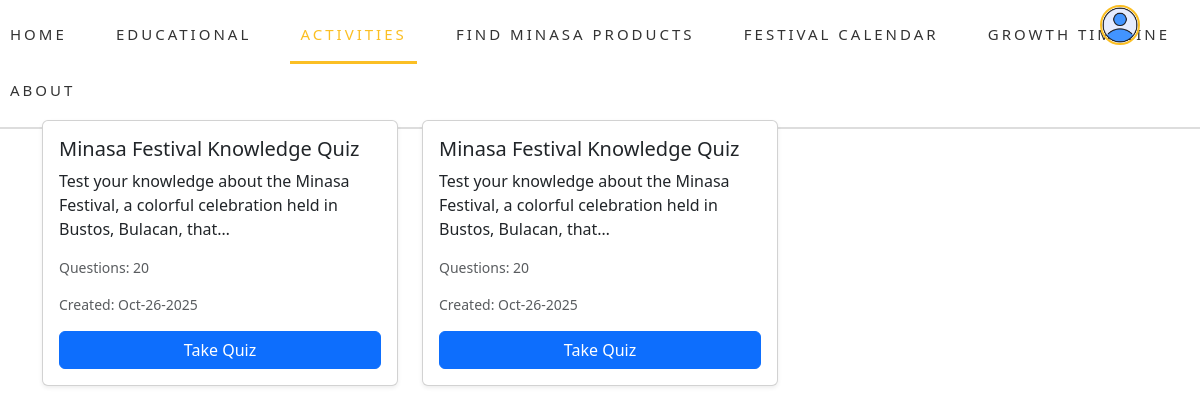
/users/activities/, run on an earlier commit of the app's database.
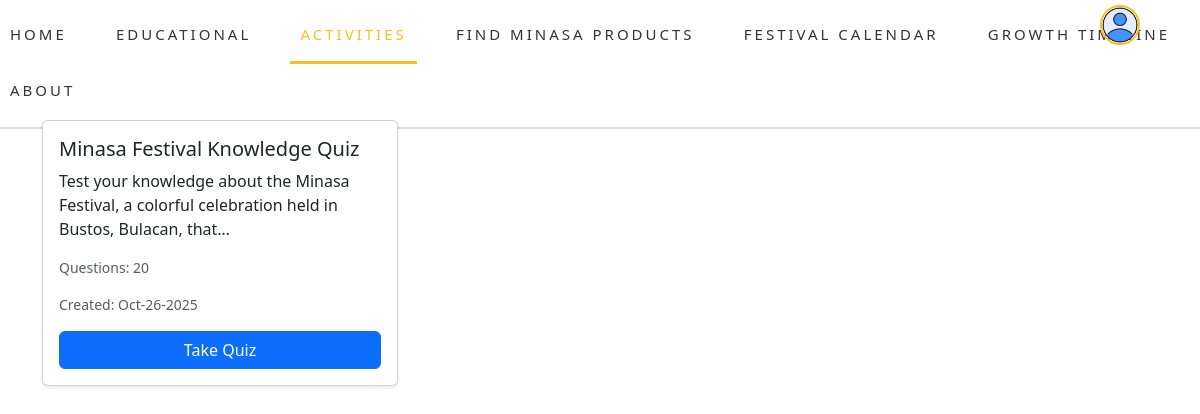
And on a later commit of the database.
### sections/models.py (models this page shows, shortened)
class Quiz(models.Model):
    title = models.CharField(max_length=200)
    description = models.TextField(blank=True, null=True)
    created_by = models.ForeignKey(User, on_delete=models.CASCADE)
    created_at = models.DateTimeField(auto_now_add=True)
    updated_at = models.DateTimeField(auto_now=True)
    class Meta:
        verbose_name = "Quiz"
        verbose_name_plural = "Quizzes"
        ordering = ['-created_at']

### sections/views.py (the view)
# urls.py: path('activities/', views.activities_view, name='activities'),
def activities_view(request):
    quizzes = Quiz.objects.all().order_by('-created_at')
    context = {
        'quizzes': quizzes,
    }
    return render(request, 'users/activities.html', context)

### sections/templates/users/activities.html (shortened to what this page needs)
{% extends "users/userbase.html" %}
{% block content %}
<br><br>
<div class="container">
    <h1 class="text-center mb-4">QUIZZES</h1>
    {% if quizzes %}
        <div class="row">
            {% for quiz in quizzes %}
                <div class="col-md-6 col-lg-4 mb-4">
                    <div class="card h-100 shadow-sm">
                        <div class="card-body d-flex flex-column">
                            <h5 class="card-title">{{ quiz.title }}</h5>
                            <p class="card-text">{{ quiz.description|truncatechars:100|default:"No description" }}</p>
                            <p class="text-muted small">Questions: {{ quiz.questions.count }}</p>
                            <p class="text-muted small">Created: {{ quiz.created_at|date:"M-d-Y" }}</p>
                            <div class="mt-auto">
                                <button class="btn btn-primary w-100" onclick="startQuiz({{ quiz.id }})">Take Quiz</button>
                            </div>
                        </div>
                    </div>
                </div>
            {% endfor %}
        </div>
    {% else %}
        <div class="text-center">
            <p class="text-muted">No quizzes available at the moment.</p>
        </div>
    {% endif %}
</div>
<link href="https://cdn.jsdelivr.net/npm/bootstrap@5.3.0/dist/css/bootstrap.min.css" rel="stylesheet">
{% endblock %}

What changed in the data, as far as the page shows it:
removed Quiz: title "Minasa Festival Knowledge Quiz", description "Test your knowledge about the Minasa Festival, a colorful celebration held in Bustos, Bulacan, that…", questions.count "20", created_at "Oct-26-2025"
